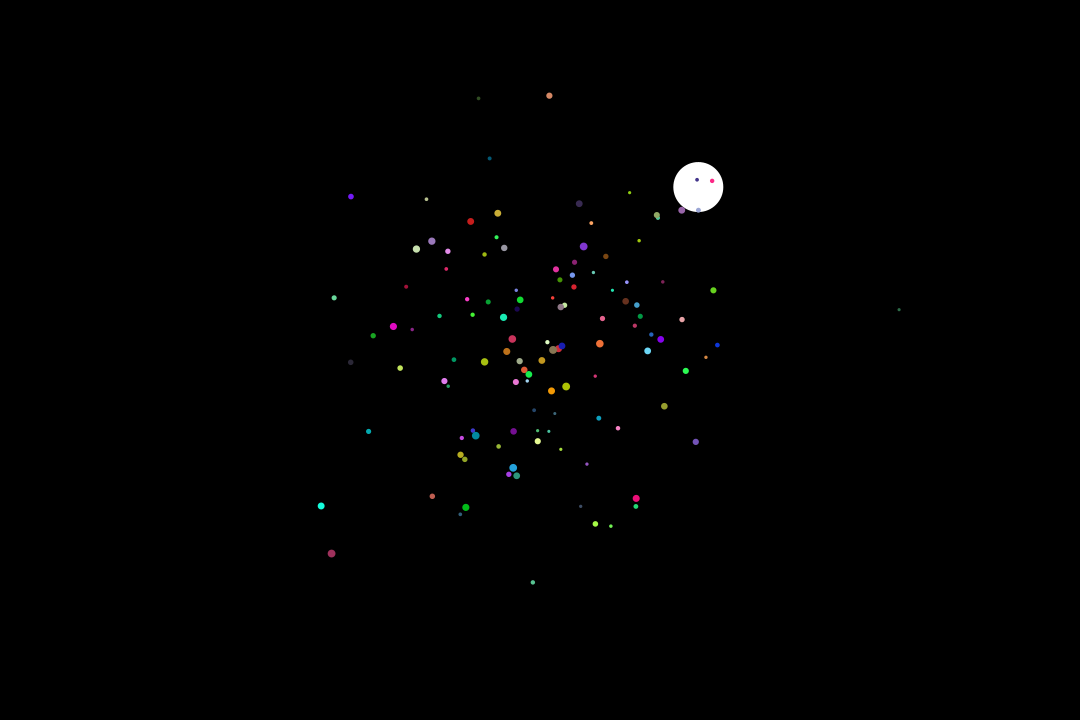
Frame 1 (no input)
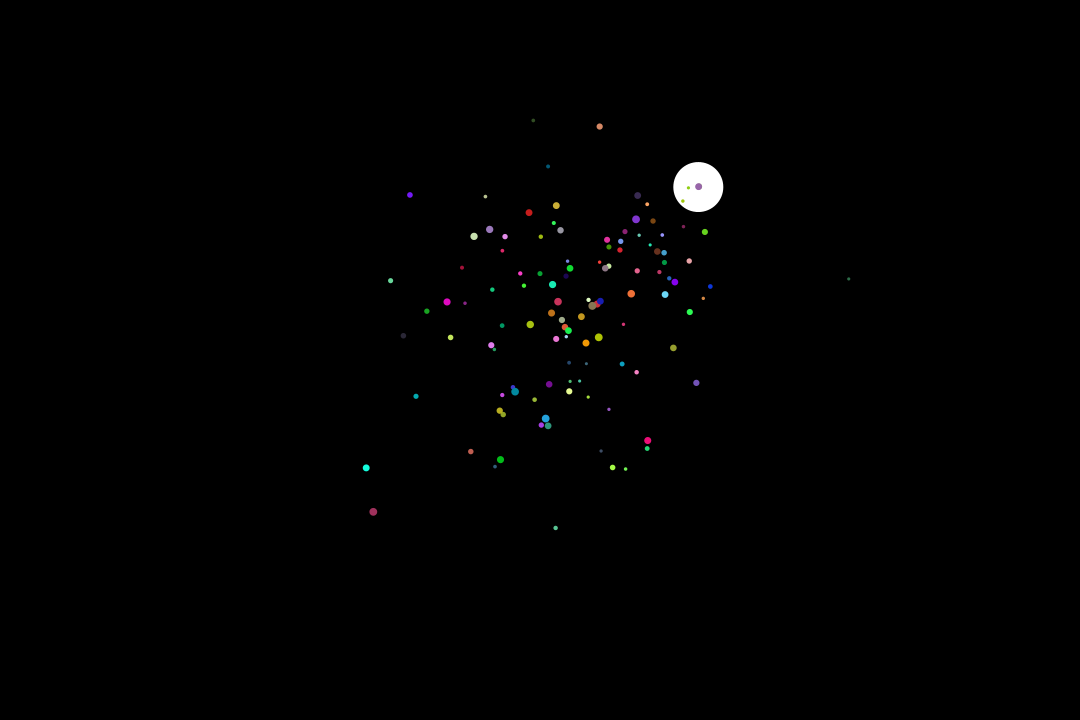
Frame 60 (the mouse pressed at the canvas centre just before this capture)
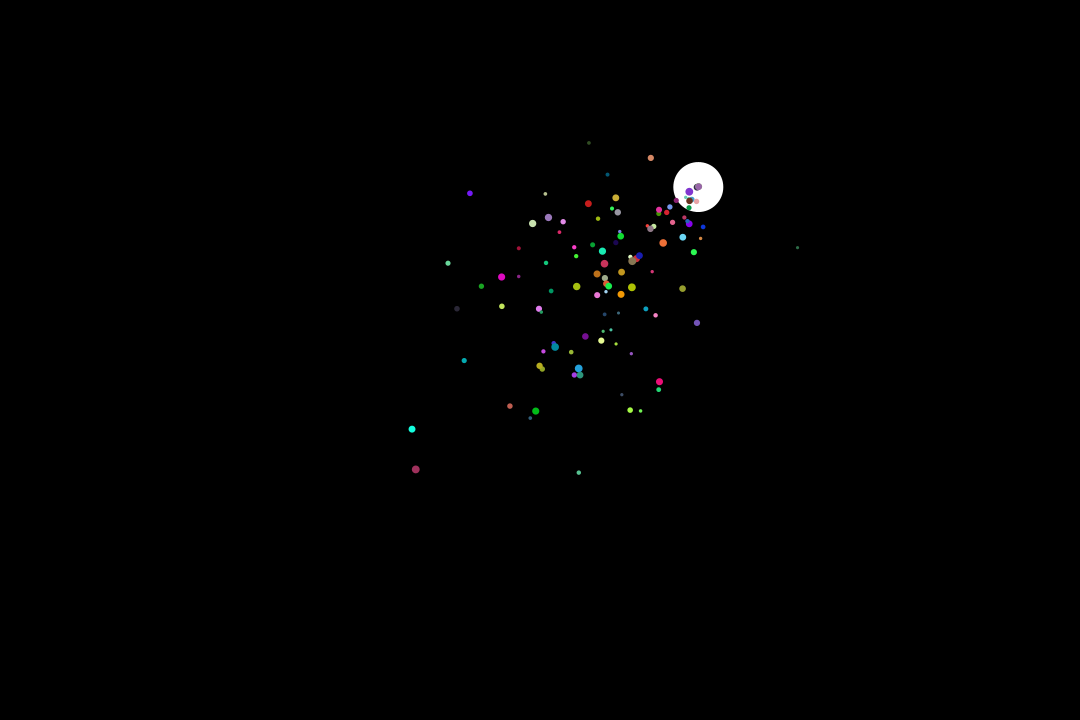
Frame 120 (the mouse held since frame 60 and released just before this capture)

The Processing sketch that drew these frames (run headless with seeded random() and noise(); from frame 60 on, the mouse is pressed at the canvas centre):

// Processing sketch: MidtermSmith
// ── MidtermSmith.pde
BlackHole bh;
Matter[] m;

int n = 120;
int timer = 0;

void setup()
{
  size(1080, 720);

  bh = new BlackHole();

  m = new Matter[n];
  for (int i = 0; i < n; i++)
  {
    m[i] = new Matter();
  }
}

void draw()
{
  background(0);

  bh.show();

  for (int i = 0; i < n; i++)
  {
    m[i].move(bh.pos);
    m[i].show();
  }

  timer++;

  if (timer > 600)
  {
    bh = new BlackHole();
    for (int i = 0; i < n; i++)
    {
      m[i] = new Matter();
    }
    timer = 0;
  }
}



class BlackHole
{
  PVector pos;

  BlackHole()
  {
    pos = new PVector(random(width), random(height));
  }

  void show()
  {
    fill(255);
    noStroke();
    ellipse(pos.x, pos.y, 50, 50);
  }
}




class Matter
{
  PVector pos;
  float s;
  color c;

  Matter()
  {
    pos = new PVector(
      randomGaussian()*100 + width/2,
      randomGaussian()*100 + height/2
    );

    s = random(3, 8);
    c = color(random(255), random(255), random(255));
  }

  void move(PVector target)
  {
    PVector d = PVector.sub(target, pos);
    d.normalize();
    pos.add(d);
  }



  void show()
  {
    fill(c);
    noStroke();
    ellipse(pos.x, pos.y, s, s);
  }
}
